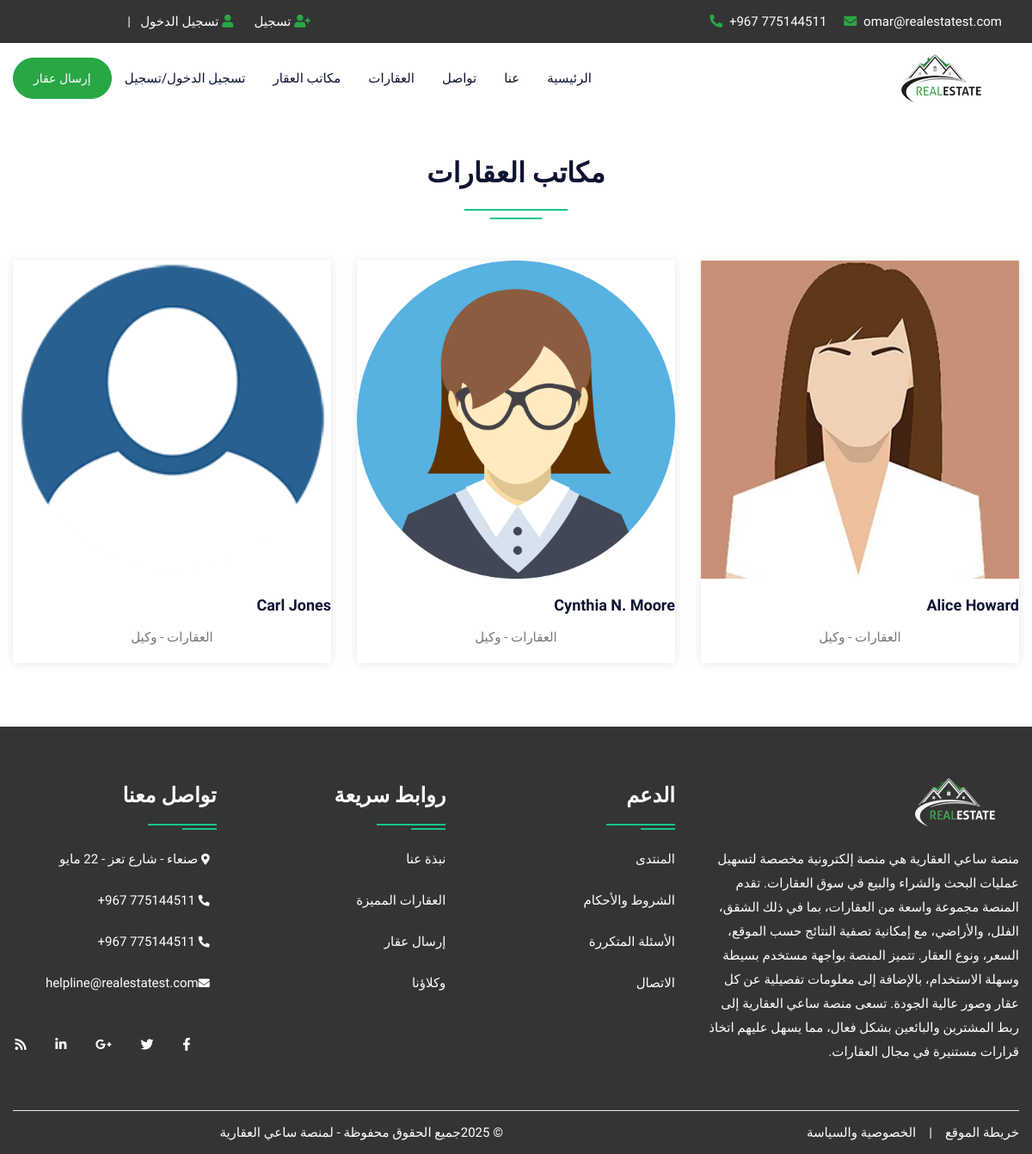
Before: /agent.php with the older database file.
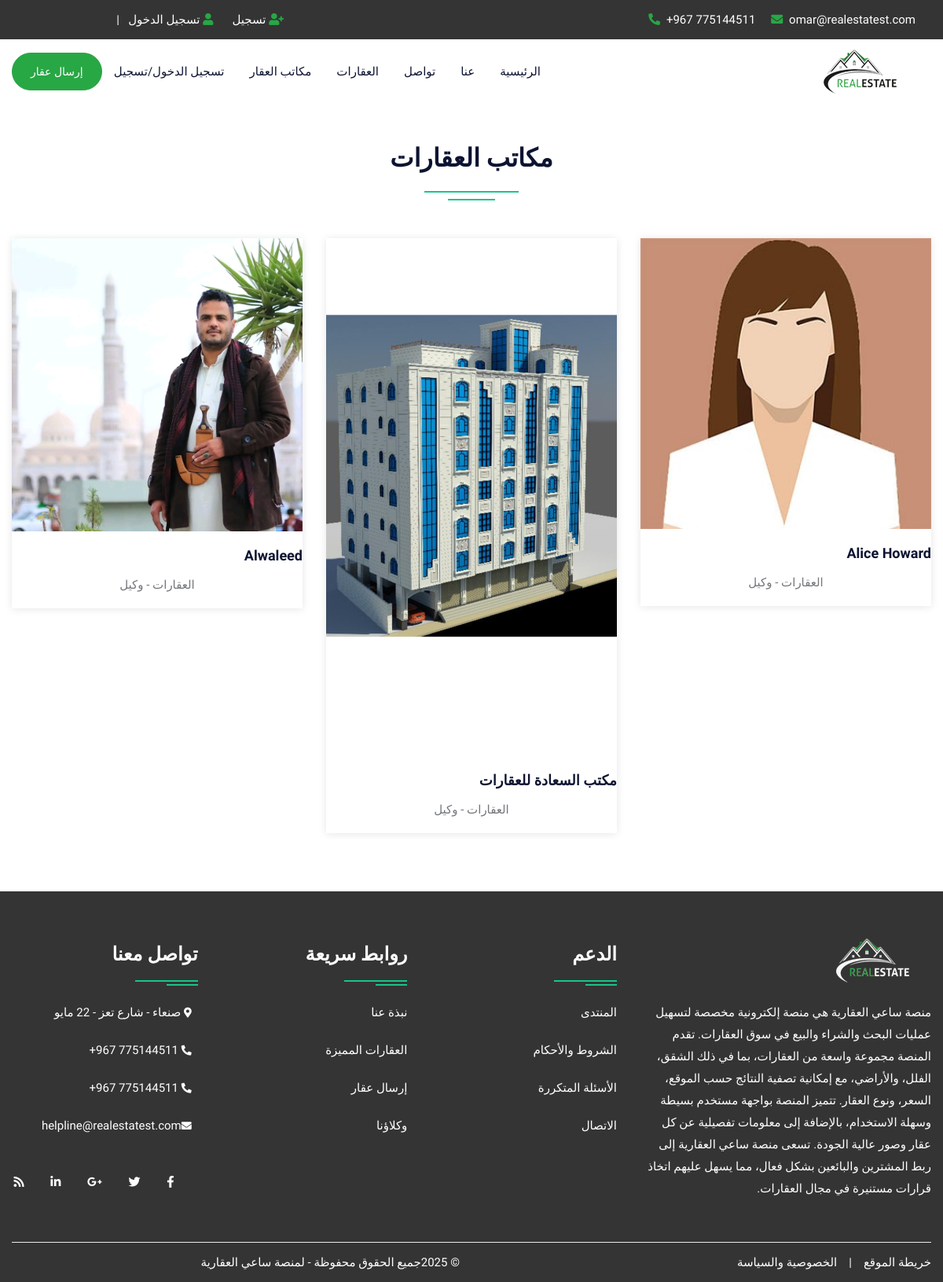
After: the same page with the newer database file.
### tables this page shows
CREATE TABLE `user` (
  `uid` int(50) NOT NULL,
  `uname` varchar(100) NOT NULL,
  `uemail` varchar(100) NOT NULL,
  `uphone` varchar(20) NOT NULL,
  `upass` varchar(50) NOT NULL,
  `utype` varchar(50) NOT NULL,
  `uimage` varchar(300) NOT NULL,
  `allowed_number` int(11) DEFAULT NULL
);

### agent.php (the view, shortened to what this page needs)
<!DOCTYPE html>
<html lang="ar" dir="rtl">
<head>
<link rel="stylesheet" type="text/css" href="css/bootstrap.min.css">
<link rel="stylesheet" type="text/css" href="css/bootstrap-slider.css">
<link rel="stylesheet" type="text/css" href="css/jquery-ui.css">
<link rel="stylesheet" type="text/css" href="css/layerslider.css">
<link rel="stylesheet" type="text/css" href="css/color.css" id="color-change">
<link rel="stylesheet" type="text/css" href="css/owl.carousel.min.css">
<link rel="stylesheet" type="text/css" href="css/font-awesome.min.css">
<link rel="stylesheet" type="text/css" href="fonts/flaticon/flaticon.css">
<link rel="stylesheet" type="text/css" href="css/style.css">
</head>
<body>
<div id="page-wrapper">
    <div class="row">
		<?php include("include/header.php");?>
        <div class="full-row">
            <div class="container">
				<div class="row">
                    <div class="col-lg-12">
                        <h2 class="text-secondary double-down-line text-center mb-5">مكاتب العقارات</h2>
                        </div>
                </div>
                <div class="row">
                    <?php
							$query=mysqli_query($con,"SELECT * FROM user WHERE utype='agent'");
								while($row=mysqli_fetch_array($query))
								{
                            ?>
                    <div class="col-md-6 col-lg-4">
                        <div class="hover-zoomer bg-white shadow-one mb-4">
                            <div class="overflow-hidden"> <img src="admin/user/<?php echo $row['6'];?>" alt="aimage"> </div>
                            <div class="py-3 text-center">
                                <h5 class="text-secondary hover-text-success"><a href="#"><?php echo $row['1'];?></a></h5>
                                <span>العقارات - وكيل</span> </div>
                        </div>
                    </div>
                    <?php } ?>
                </div>
            </div>
        </div>
		<?php include("include/footer.php");?>
    </div>
</div>
</body>
</html>

Changed rows visible on the page:
changed user: uimage: picture added in place of a placeholder; uname "Cynthia N. Moore" → "مكتب السعادة للعقارات"
changed user: uimage: a different picture; uname "Carl Jones" → "Alwaleed"
